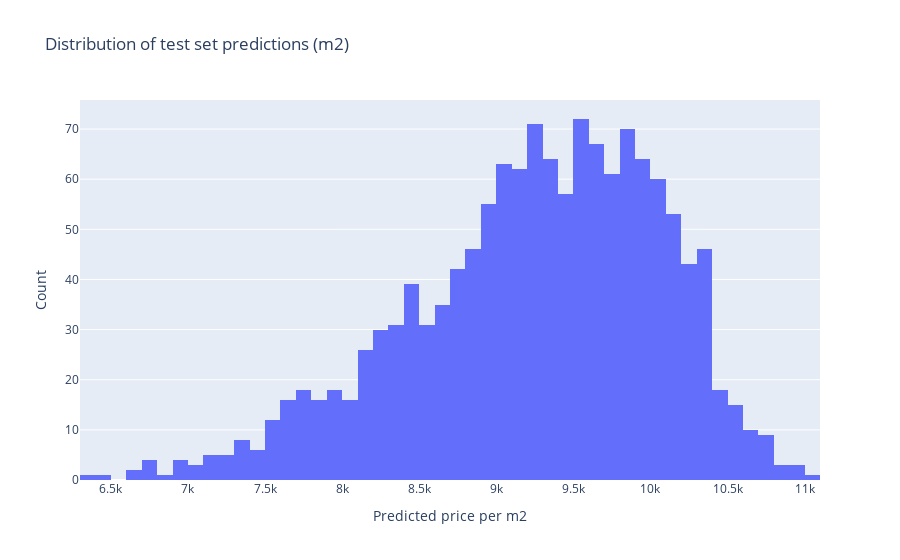
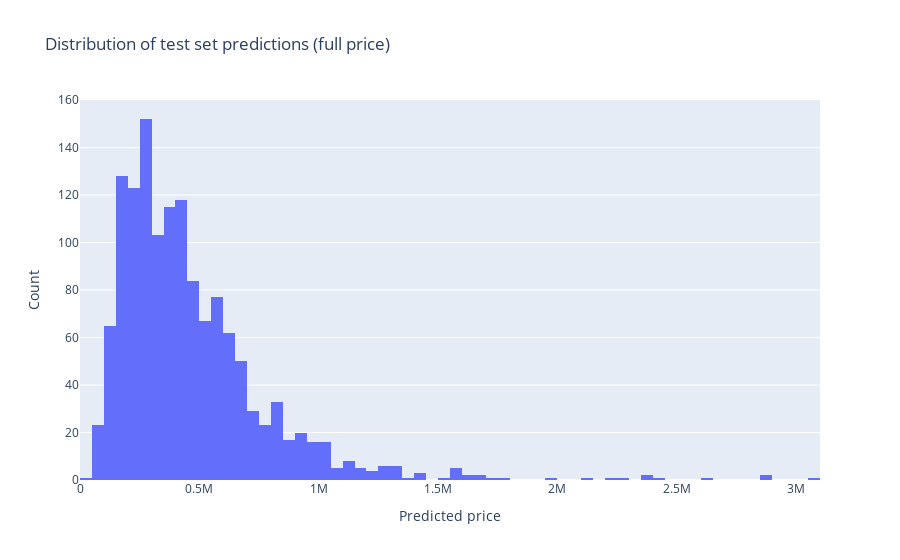

Here is the notebook cell these charts were saved with, in order:
### Code cell
fig = px.histogram(test_predictions_m2, title='Distribution of test set predictions (m2)')
fig.update_layout(xaxis_title='Predicted price per m2', yaxis_title='Count', showlegend=False)
fig.show()

fig = px.histogram(test_predictions_full_price, title='Distribution of test set predictions (full price)')
fig.update_layout(xaxis_title='Predicted price', yaxis_title='Count', showlegend=False)
fig.show()

### Figure 1 — Plotly figure (JSON) as saved in the notebook; plotly's stock layout.template omitted (floating-point values rounded to 4 significant figures; data arrays with more than 128 entries replaced by an {"elided": "..."} marker saying what was removed)
{"data": [{"alignmentgroup": "True", "bingroup": "x", "hovertemplate": "variable=0<br>value=%{x}<br>count=%{y}<extra></extra>", "legendgroup": "0", "marker": {"color": "#636efa", "pattern": {"shape": ""}}, "name": "0", "offsetgroup": "0", "orientation": "v", "showlegend": true, "type": "histogram", "x": {"elided": "1383 float values"}, "xaxis": "x", "yaxis": "y"}], "layout": {"barmode": "relative", "legend": {"title": {"text": "variable"}, "tracegroupgap": 0}, "showlegend": false, "title": {"text": "Distribution of test set predictions (m2)"}, "xaxis": {"anchor": "y", "domain": [0, 1], "title": {"text": "Predicted price per m2"}}, "yaxis": {"anchor": "x", "domain": [0, 1], "title": {"text": "Count"}}}}

### Figure 2 — Plotly figure (JSON) as saved in the notebook; plotly's stock layout.template omitted (floating-point values rounded to 4 significant figures; data arrays with more than 128 entries replaced by an {"elided": "..."} marker saying what was removed)
{"data": [{"alignmentgroup": "True", "bingroup": "x", "hovertemplate": "variable=surface_reelle_bati<br>value=%{x}<br>count=%{y}<extra></extra>", "legendgroup": "surface_reelle_bati", "marker": {"color": "#636efa", "pattern": {"shape": ""}}, "name": "surface_reelle_bati", "offsetgroup": "surface_reelle_bati", "orientation": "v", "showlegend": true, "type": "histogram", "x": {"elided": "1383 float values"}, "xaxis": "x", "yaxis": "y"}], "layout": {"barmode": "relative", "legend": {"title": {"text": "variable"}, "tracegroupgap": 0}, "showlegend": false, "title": {"text": "Distribution of test set predictions (full price)"}, "xaxis": {"anchor": "y", "domain": [0, 1], "title": {"text": "Predicted price"}}, "yaxis": {"anchor": "x", "domain": [0, 1], "title": {"text": "Count"}}}}
